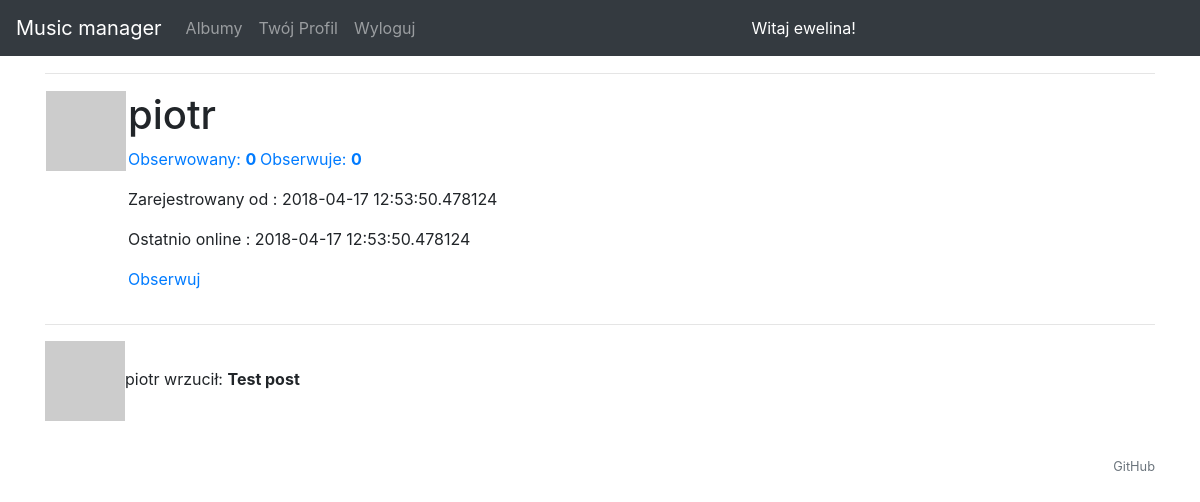
The app's page /user/piotr (signed in) with its own data.
### models.py (models this page shows, shortened)
class User(UserMixin, db.Model):
    __tablename__ = 'user'
    id = Column(Integer, autoincrement=True, primary_key=True)
    active = Column(Boolean, default=True)
    username = Column(String(200), unique=True)
    email = Column(String(200), unique=True)
    password = Column(String(200), default='')
    admin = Column(Boolean, default=False)
    poweruser = Column(Boolean, default=False)
    about_me = db.Column(db.String(140))
    register_in = db.Column(db.DateTime, default=datetime.now)
    last_seen = db.Column(db.DateTime, default=datetime.now)
    ratings = db.relationship('Rating', backref='user')
    reviews = db.relationship('Review', backref='user')
    lists = db.relationship('List', backref='user')
    followed = db.relationship(
        'User', secondary=followers,
        primaryjoin=(followers.c.follower_id == id),
        secondaryjoin=(followers.c.followed_id == id),
        backref=db.backref('followers', lazy='dynamic'), lazy='dynamic')
    def avatar(self, size):
        digest = md5(self.email.lower().encode('utf-8')).hexdigest()
        return 'https://www.gravatar.com/avatar/{}?d=identicon&s={}'.format(
            digest, size)
    def is_following(self, user):
        return self.followed.filter(
            followers.c.followed_id == user.id).count() > 0

### views.py (the view)
@app.route('/user/<username>')
@login_required
def user(username):
    user = User.query.filter_by(username=username).first_or_404()
    posts = [
        {'author': user, 'body': 'Test post '}
    ]
    return render_template('user.html', user=user, posts=posts)

### views.py (called while the page is built)
@lm.user_loader
def load_user(id):
    return User.query.get(int(id))

@app.before_request
def before_request():
    if current_user.is_authenticated:
        current_user.last_seen = datetime.now()
        db.session.commit()

### templates/user.html (shortened to what this page needs)
{% extends "_base.html" %}
{% set page_id = 'Profil' %}
{% block content %}
    <table>
      <hr>
        <tr valign="top">
            <td><img src="{{ user.avatar(200) }}"></td>
            <td>
                <h1>{{ user.username }}</h1>
                <p><a href="{{ url_for('followers_list', username=user.username) }}">Obserwowany: <b>{{ user.followers.count() }}         </b></a>         <a href="{{ url_for('followed_list', username=user.username) }}">Obserwuje: <b>{{ user.followed.count() }}</b></a></p>
                {% if user.register_in %}<p>Zarejestrowany od : {{ user.register_in }}</p>{% endif %}
                {% if user.last_seen %}<p>Ostatnio online : {{ user.last_seen }}</p>{% endif %}
                {% if user == current_user %}
                <p><a href="{{ url_for('edit_profile') }}">Edycja profilu</a></p>
                {% elif not current_user.is_following(user) %}
                <p><a href="{{ url_for('follow', username=user.username) }}">Obserwuj</a></p>
                {% else %}
                <p><a href="{{ url_for('unfollow', username=user.username) }}">Przestań obserwować</a></p>
                {% endif %}
            </td>
        </tr>
    </table>
    <hr>
    {% for post in posts %}
    <p>
    <img src="{{ user.avatar(36) }}">{{ post.author.username }} wrzucił: <b>{{ post.body }}</b>
    </p>
    {% endfor %}
{% endblock %}

### templates/_menu.html (shortened to what this page needs)
<nav class="navbar navbar-expand-md navbar-dark bg-dark">
    <a class="navbar-brand" href="/">Music manager</a>
    <div class="collapse navbar-collapse">
        <ul class="navbar-nav mr-auto">
            <li class="nav-item{% if page_id == 'records' %} active{% endif %}">
                <a class="nav-link" href="{{ url_for('get_records') }}">Albumy</a>
            </li>
            {% if session['username'] %}
              <li class="nav-item{% if page_id == 'user' %} active{% endif %}">
                  <a class="nav-link" href="{{ url_for('user', username=session.username) }}">Twój Profil</a>
              <li class="nav-item{% if page_id == 'logout' %} active{% endif %}">
                  <a class="nav-link" href="/logout">Wyloguj</a>
              </li>
            {% endif %}
        </ul>
    </div>
    {% if session['username'] %}
    <div style="color:white; " class="collapse navbar-collapse">
        Witaj {{session.username}}!
    </div>
    {% endif %}
</nav>

### records on screen
User: username "ewelina"
User: username "piotr", register_in "2018-04-17 12:53:50.478124", last_seen "2018-04-17 12:53:50.478124", author.username "piotr"

### other values on screen
{{ user.followers.count() }} "0"
{{ user.followed.count() }} "0"
{{ post.body }} "Test post"
